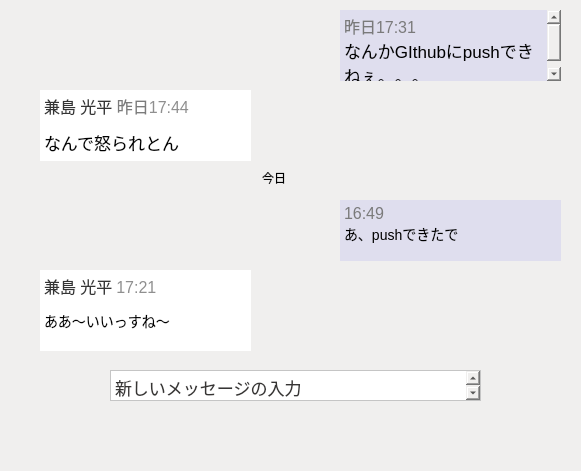
    <widget class="QWidget" name="scrollAreaWidgetContents">
     <property name="geometry">
      <rect>
       <x>0</x>
       <y>0</y>
       <width>581</width>
       <height>471</height>
      </rect>
     </property>
     <widget class="QWidget" name="widget_5" native="true">
      <property name="geometry">
       <rect>
        <x>0</x>
        <y>0</y>
        <width>581</width>
        <height>471</height>
       </rect>
      </property>
      <property name="styleSheet">
       <string notr="true">background-color: rgb(240, 239, 238);</string>
      </property>
      <widget class="QTextEdit" name="textEdit_5">
       <property name="geometry">
        <rect>
         <x>40</x>
         <y>270</y>
         <width>211</width>
         <height>81</height>
        </rect>
       </property>
       <property name="styleSheet">
        <string notr="true">background-color: rgb(255, 255, 255);
border: solid;</string>
       </property>
       <property name="readOnly">
        <bool>true</bool>
       </property>
       <property name="html">
        <string>&lt;!DOCTYPE HTML PUBLIC &quot;-//W3C//DTD HTML 4.0//EN&quot; &quot;http://www.w3.org/TR/REC-html40/strict.dtd&quot;&gt;
&lt;html&gt;&lt;head&gt;&lt;meta name=&quot;qrichtext&quot; content=&quot;1&quot; /&gt;&lt;style type=&quot;text/css&quot;&gt;
p, li { white-space: pre-wrap; }
&lt;/style&gt;&lt;/head&gt;&lt;body style=&quot; font-family:'.AppleSystemUIFont'; font-size:13pt; font-weight:400; font-style:normal;&quot;&gt;
&lt;p style=&quot; margin-top:12px; margin-bottom:12px; margin-left:0px; margin-right:0px; -qt-block-indent:0; text-indent:0px;&quot;&gt;&lt;span style=&quot; font-family:'Segoe UI,system-ui,Apple Color Emoji,Segoe UI Emoji,sans-serif'; font-size:12pt; color:#343434;&quot;&gt;兼島 光平&lt;/span&gt;&lt;span style=&quot; font-family:'Segoe UI,system-ui,Apple Color Emoji,Segoe UI Emoji,sans-serif'; font-size:14px; color:#343434;&quot;&gt; &lt;/span&gt;&lt;span style=&quot; font-family:'Segoe UI,system-ui,Apple Color Emoji,Segoe UI Emoji,sans-serif'; font-size:12pt; color:#8f8f8f;&quot;&gt;17:21&lt;/span&gt;&lt;/p&gt;
&lt;p style=&quot; margin-top:12px; margin-bottom:12px; margin-left:0px; margin-right:0px; -qt-block-indent:0; text-indent:0px;&quot;&gt;&lt;span style=&quot; font-family:'Segoe UI,system-ui,Apple Color Emoji,Segoe UI Emoji,sans-serif'; font-size:14px;&quot;&gt;ああ～いいっすね～&lt;/span&gt;&lt;/p&gt;&lt;/body&gt;&lt;/html&gt;</string>
       </property>
      </widget>
      <widget class="QTextEdit" name="textEdit_6">
       <property name="geometry">
        <rect>
         <x>340</x>
         <y>200</y>
         <width>221</width>
         <height>61</height>
        </rect>
       </property>
       <property name="styleSheet">
        <string notr="true">background-color: rgb(223, 222, 238);
border: solid;</string>
       </property>
       <property name="readOnly">
        <bool>true</bool>
       </property>
       <property name="html">
        <string>&lt;!DOCTYPE HTML PUBLIC &quot;-//W3C//DTD HTML 4.0//EN&quot; &quot;http://www.w3.org/TR/REC-html40/strict.dtd&quot;&gt;
&lt;html&gt;&lt;head&gt;&lt;meta name=&quot;qrichtext&quot; content=&quot;1&quot; /&gt;&lt;style type=&quot;text/css&quot;&gt;
p, li { white-space: pre-wrap; }
&lt;/style&gt;&lt;/head&gt;&lt;body style=&quot; font-family:'.AppleSystemUIFont'; font-size:13pt; font-weight:400; font-style:normal;&quot;&gt;
&lt;p style=&quot; margin-top:0px; margin-bottom:0px; margin-left:0px; margin-right:0px; -qt-block-indent:0; text-indent:0px;&quot;&gt;&lt;span style=&quot; font-family:'Segoe UI,system-ui,Apple Color Emoji,Segoe UI Emoji,sans-serif'; font-size:12pt; color:#7a7a7a;&quot;&gt;16:49&lt;/span&gt;&lt;/p&gt;
&lt;p style=&quot; margin-top:0px; margin-bottom:0px; margin-left:0px; margin-right:0px; -qt-block-indent:0; text-indent:0px;&quot;&gt;&lt;span style=&quot; font-family:'Segoe UI,system-ui,Apple Color Emoji,Segoe UI Emoji,sans-serif'; font-size:14px;&quot;&gt;あ、pushできたで&lt;/span&gt;&lt;/p&gt;&lt;/body&gt;&lt;/html&gt;</string>
       </property>
      </widget>
      <widget class="QTextEdit" name="textEdit_7">
       <property name="geometry">
        <rect>
         <x>40</x>
         <y>90</y>
         <width>211</width>
         <height>71</height>
        </rect>
       </property>
       <property name="styleSheet">
        <string notr="true">background-color: rgb(255, 255, 255);
border: solid;</string>
       </property>
       <property name="readOnly">
        <bool>true</bool>
       </property>
       <property name="html">
        <string>&lt;!DOCTYPE HTML PUBLIC &quot;-//W3C//DTD HTML 4.0//EN&quot; &quot;http://www.w3.org/TR/REC-html40/strict.dtd&quot;&gt;
&lt;html&gt;&lt;head&gt;&lt;meta name=&quot;qrichtext&quot; content=&quot;1&quot; /&gt;&lt;style type=&quot;text/css&quot;&gt;
p, li { white-space: pre-wrap; }
&lt;/style&gt;&lt;/head&gt;&lt;body style=&quot; font-family:'.AppleSystemUIFont'; font-size:13pt; font-weight:400; font-style:normal;&quot;&gt;
&lt;p style=&quot; margin-top:12px; margin-bottom:12px; margin-left:0px; margin-right:0px; -qt-block-indent:0; text-indent:0px;&quot;&gt;&lt;span style=&quot; font-family:'Segoe UI,system-ui,Apple Color Emoji,Segoe UI Emoji,sans-serif'; font-size:12pt; color:#343434;&quot;&gt;兼島 光平 &lt;/span&gt;&lt;span style=&quot; font-family:'Segoe UI,system-ui,Apple Color Emoji,Segoe UI Emoji,sans-serif'; font-size:12pt; color:#7c7c7c;&quot;&gt;昨日&lt;/span&gt;&lt;span style=&quot; font-family:'Segoe UI,system-ui,Apple Color Emoji,Segoe UI Emoji,sans-serif'; font-size:12pt; color:#8f8f8f;&quot;&gt;17:44&lt;/span&gt;&lt;/p&gt;
&lt;p style=&quot; margin-top:12px; margin-bottom:12px; margin-left:0px; margin-right:0px; -qt-block-indent:0; text-indent:0px;&quot;&gt;なんで怒られとん&lt;/p&gt;&lt;/body&gt;&lt;/html&gt;</string>
       </property>
      </widget>
      <widget class="QTextEdit" name="textEdit_8">
       <property name="geometry">
        <rect>
         <x>340</x>
         <y>10</y>
         <width>221</width>
         <height>71</height>
        </rect>
       </property>
       <property name="styleSheet">
        <string notr="true">background-color: rgb(223, 222, 238);
border: solid;</string>
       </property>
       <property name="readOnly">
        <bool>true</bool>
       </property>
       <property name="html">
        <string>&lt;!DOCTYPE HTML PUBLIC &quot;-//W3C//DTD HTML 4.0//EN&quot; &quot;http://www.w3.org/TR/REC-html40/strict.dtd&quot;&gt;
&lt;html&gt;&lt;head&gt;&lt;meta name=&quot;qrichtext&quot; content=&quot;1&quot; /&gt;&lt;style type=&quot;text/css&quot;&gt;
p, li { white-space: pre-wrap; }
&lt;/style&gt;&lt;/head&gt;&lt;body style=&quot; font-family:'.AppleSystemUIFont'; font-size:13pt; font-weight:400; font-style:normal;&quot;&gt;
&lt;p style=&quot; margin-top:0px; margin-bottom:0px; margin-left:0px; margin-right:0px; -qt-block-indent:0; text-indent:0px;&quot;&gt;&lt;span style=&quot; font-family:'Segoe UI,system-ui,Apple Color Emoji,Segoe UI Emoji,sans-serif'; font-size:12pt; color:#7a7a7a;&quot;&gt;昨日17:31&lt;/span&gt;&lt;/p&gt;
&lt;p style=&quot; margin-top:0px; margin-bottom:0px; margin-left:0px; margin-right:0px; -qt-block-indent:0; text-indent:0px;&quot;&gt;なんかGIthubにpushできねぇ。。。&lt;/p&gt;&lt;/body&gt;&lt;/html&gt;</string>
       </property>
      </widget>
      <widget class="QLineEdit" name="lineEdit_9">
       <property name="geometry">
        <rect>
         <x>260</x>
         <y>170</y>
         <width>51</width>
         <height>21</height>
        </rect>
       </property>
       <property name="text">
        <string>今日</string>
       </property>
       <property name="frame">
        <bool>false</bool>
       </property>
       <property name="readOnly">
        <bool>true</bool>
       </property>
      </widget>
      <widget class="QTextEdit" name="textEdit_9">
       <property name="geometry">
        <rect>
         <x>110</x>
         <y>370</y>
         <width>371</width>
         <height>31</height>
        </rect>
       </property>
       <property name="styleSheet">
        <string notr="true">background-color: rgb(255, 255, 255);</string>
       </property>
       <property name="html">
        <string>&lt;!DOCTYPE HTML PUBLIC &quot;-//W3C//DTD HTML 4.0//EN&quot; &quot;http://www.w3.org/TR/REC-html40/strict.dtd&quot;&gt;
&lt;html&gt;&lt;head&gt;&lt;meta name=&quot;qrichtext&quot; content=&quot;1&quot; /&gt;&lt;style type=&quot;text/css&quot;&gt;
p, li { white-space: pre-wrap; }
&lt;/style&gt;&lt;/head&gt;&lt;body style=&quot; font-family:'.AppleSystemUIFont'; font-size:13pt; font-weight:400; font-style:normal;&quot;&gt;
&lt;p style=&quot; margin-top:12px; margin-bottom:12px; margin-left:0px; margin-right:0px; -qt-block-indent:0; text-indent:0px;&quot;&gt;&lt;span style=&quot; color:#373534;&quot;&gt;新しいメッセージの入力&lt;/span&gt;&lt;/p&gt;&lt;/body&gt;&lt;/html&gt;</string>
       </property>
      </widget>
     </widget>
    </widget>
